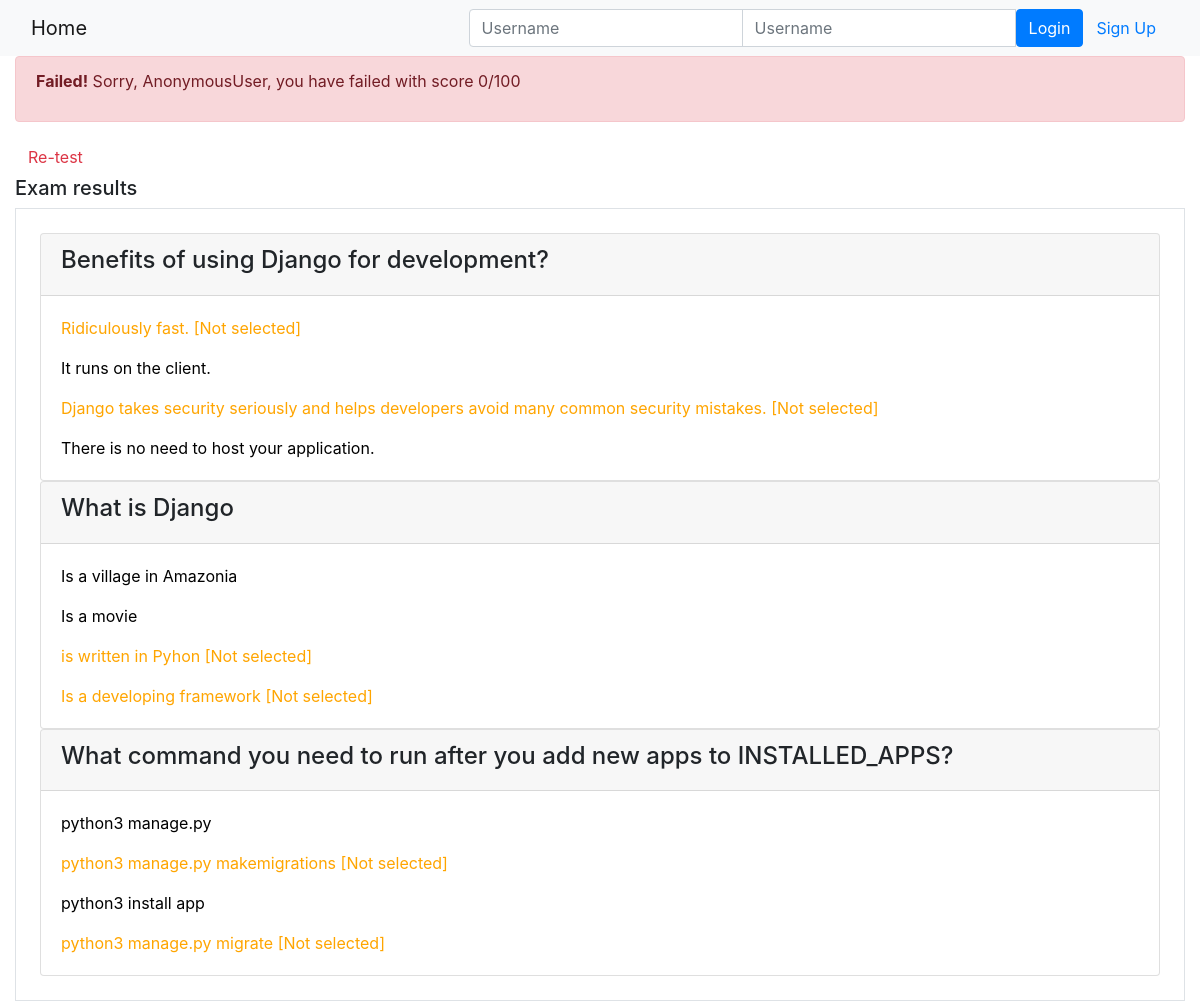
/onlinecourse/1/submission/1/result/, run on the app's committed database.
### onlinecourse/models.py (models this page shows, shortened)
class Question(models.Model):
    id = models.BigAutoField(primary_key=True)
    lesson = models.ForeignKey(Lesson, on_delete=models.CASCADE)
    course = models.ForeignKey(Course, on_delete=models.CASCADE)
    question = models.CharField(max_length=200, default='Question text?')
    question_grade = models.IntegerField(default=0)
    def get_score(self, selected_ids):
        all_correct_answers = self.choice_set.filter(is_correct=True).count()
        selected_correct = self.choice_set.filter(
            is_correct=True, id__in=selected_ids).count()
        if all_correct_answers == selected_correct:
            return True
        else:
            return False

class Choice(models.Model):
    id = models.BigAutoField(primary_key=True)
    question = models.ForeignKey(Question, on_delete=models.CASCADE)
    choice = models.CharField(max_length=200)
    is_correct = models.BooleanField()

### onlinecourse/views.py (the view)
# urls.py: path('<int:course_id>/submission/<int:submission_id>/result/', view=views.show_exam_result, name='show_exam_result'),
def show_exam_result(request, course_id, submission_id):
    course = get_object_or_404(Course, pk=course_id)
    submission = get_object_or_404(Submission, pk=submission_id)
    choices = submission.choices.all()
    total_score = 0
    user_score = 0
    for question in course.question_set.all():
        total_score += question.question_grade
        if question.get_score(choices):
            user_score += question.question_grade
    context = {
        'user': request.user,
        'course': course,
        'choices': choices,
        'submission': submission,
        'user_score': user_score,
        'total_score': total_score,
        'grade': int((user_score / total_score) * 100)
    }
    return render(request, 'onlinecourse/exam_result_bootstrap.html', context=context)

### onlinecourse/templates/onlinecourse/exam_result_bootstrap.html (shortened to what this page needs)
<!DOCTYPE html>
<html lang="en">
<head>
    {% load static %}
    <link rel="stylesheet" href="https://maxcdn.bootstrapcdn.com/bootstrap/4.5.2/css/bootstrap.min.css">
</head>
<body>
 <nav class="navbar navbar-light bg-light">
    <div class="container-fluid">
        <div class="navbar-header">
              <a class="navbar-brand" href="{% url 'onlinecourse:index' %}">Home</a>
        </div>
        <ul class="nav navbar-nav navbar-right">
            {% if user.is_authenticated %}
            <li>
                <a class="btn btn-link" href="#">{{ user.first_name }}({{ user.username }})</a>
                <a class="btn btn-link" href="{% url 'onlinecourse:logout' %}">Logout</a>
            </li>
            {% else %}
            <li>
                <form class="form-inline" action="{% url 'onlinecourse:login' %}" method="post">
                    <div class="input-group">
                        <input type="text" class="form-control" placeholder="Username" name="username" >
                        <input type="password" class="form-control" placeholder="Username" name="psw" >
                        <button class="btn btn-primary" type="submit">Login</button>
                        <a class="btn btn-link" href="{% url 'onlinecourse:registration' %}">Sign Up</a>
                    </div>
                </form>
            </li>
            {% endif %}
        </ul>
    </div>
</nav>
<div class="container-fluid">
    {% if grade > 80 %}
    <div class="alert alert-success">
       <p><strong>Congratiolations, {{ user }}</strong> You have passed the exam and completed the course with score {{ grade }}/100</p>
    </div>
        {% else %}
        <div class="alert alert-danger">
            <p><strong>Failed!</strong> Sorry, {{ user }}, you have failed with score {{ grade }}/100</p>
        </div>
        <a class="btn btn-link text-danger" href="{% url 'onlinecourse:course_details' course.id %}">Re-test</a>
        {% endif %}
        <h5 class="">Exam results</h5>
        <div class="card-columns-vertical mt-1 border p-4">
            {% for question in course.question_set.all %}
                <div class="card">
                    <div class="card-header border-">
                        <h4>{{question.question}}</h4>
                    </div>
                    <div class="card-body">
                        {% for choice in question.choice_set.all %}
                           {% if choice.is_correct and choice in choices %}
                            <p class="card-text" style="color:green">{{choice.choice}} [Correct]</p>
                            {% elif choice.is_correct and choice not in choices %}
                            <p class="card-text" style="color:orange">{{choice.choice}} [Not selected]</p>
                            {% elif choice.is_correct == False and choice in choices %}
                            <p class="card-text" style="color:red">{{choice.choice}} [Wrong]</p>
                            {% else %}
                            <p class="card-text" style="color:black">{{choice.choice}}</p>
                            {% endif %}
                        {% endfor %}
                    </div>
                </div>
            {% endfor %}
        </div>
    </div>
</body>
</html>

### data on the page
Question: question "Benefits of using Django for development?"
Choice: choice "Ridiculously fast."
Choice: choice "It runs on the client."
Choice: choice "Django takes security seriously and helps developers avoid many common security mistakes."
Choice: choice "There is no need to host your application."
Question: question "What is Django"
Choice: choice "Is a village in Amazonia"
Choice: choice "Is a movie"
Choice: choice "is written in Pyhon"
Choice: choice "Is a developing framework"
Question: question "What command you need to run after you add new apps to INSTALLED_APPS?"
Choice: choice "python3 manage.py"
Choice: choice "python3 manage.py makemigrations"
Choice: choice "python3 install app"
Choice: choice "python3 manage.py migrate"

### other printed values
{{ user }} "AnonymousUser"
{{ grade }} "0"
